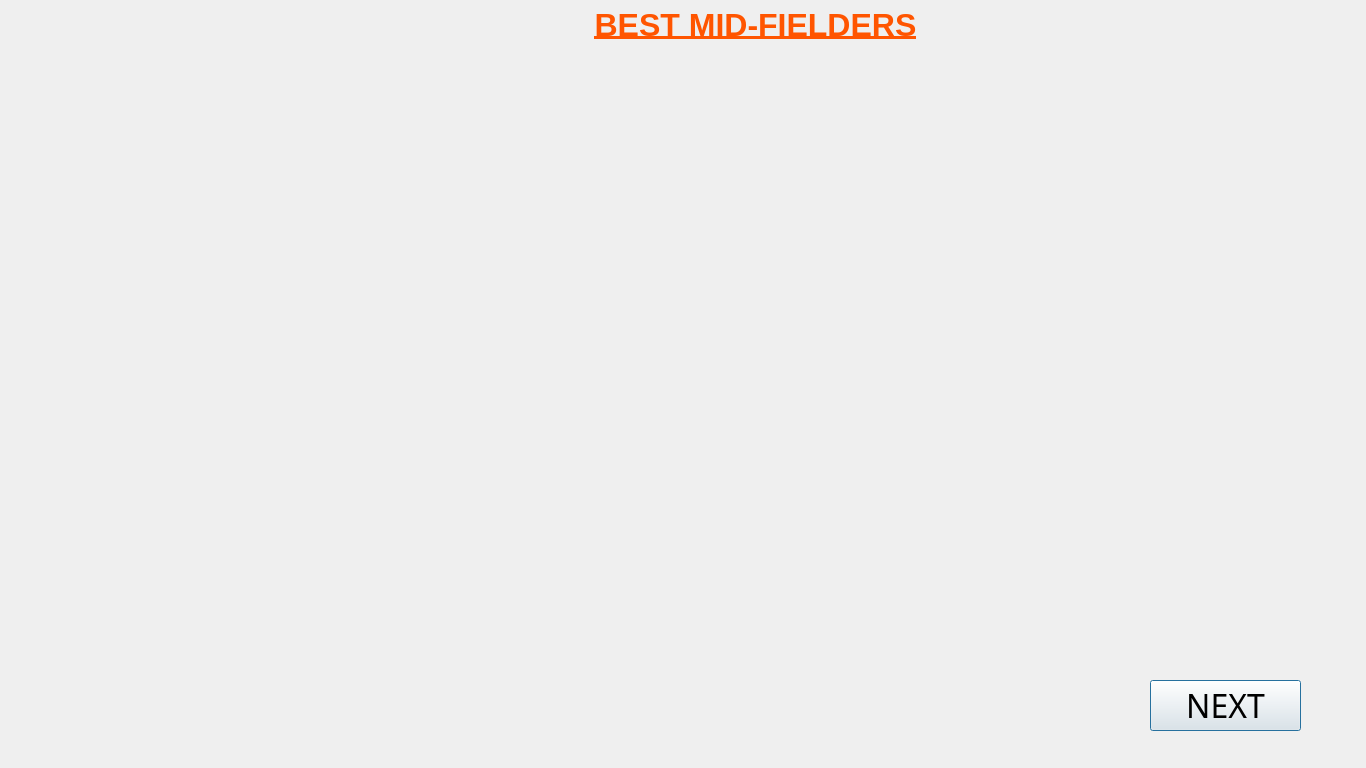
<?xml version="1.0" encoding="UTF-8"?>
<ui version="4.0">
 <class>analysis72</class>
 <widget class="QDialog" name="analysis72">
  <property name="geometry">
   <rect>
    <x>0</x>
    <y>0</y>
    <width>1366</width>
    <height>768</height>
   </rect>
  </property>
  <property name="windowTitle">
   <string>Dialog</string>
  </property>
  <widget class="QLabel" name="background">
   <property name="geometry">
    <rect>
     <x>0</x>
     <y>0</y>
     <width>1366</width>
     <height>768</height>
    </rect>
   </property>
   <property name="text">
    <string/>
   </property>
   <property name="pixmap">
    <pixmap resource="resources.qrc">:/background8.jpg</pixmap>
   </property>
   <property name="scaledContents">
    <bool>true</bool>
   </property>
  </widget>
  <widget class="QLabel" name="heading">
   <property name="geometry">
    <rect>
     <x>450</x>
     <y>-50</y>
     <width>611</width>
     <height>151</height>
    </rect>
   </property>
   <property name="text">
    <string>&lt;html&gt;&lt;head/&gt;&lt;body&gt;&lt;p align=&quot;center&quot;&gt;&lt;span style=&quot; font-size:24pt; font-weight:600; text-decoration: underline; color:#ff5500;&quot;&gt;BEST MID-FIELDERS&lt;/span&gt;&lt;/p&gt;&lt;/body&gt;&lt;/html&gt;</string>
   </property>
  </widget>
  <widget class="QLabel" name="graph1">
   <property name="geometry">
    <rect>
     <x>60</x>
     <y>50</y>
     <width>651</width>
     <height>331</height>
    </rect>
   </property>
   <property name="text">
    <string/>
   </property>
   <property name="pixmap">
    <pixmap resource="resources.qrc">:/complete-fifa-2017-player-dataset-global/Solution/def1.PNG</pixmap>
   </property>
   <property name="scaledContents">
    <bool>true</bool>
   </property>
  </widget>
  <widget class="QLabel" name="graph2">
   <property name="geometry">
    <rect>
     <x>710</x>
     <y>50</y>
     <width>591</width>
     <height>331</height>
    </rect>
   </property>
   <property name="text">
    <string/>
   </property>
   <property name="pixmap">
    <pixmap resource="resources.qrc">:/complete-fifa-2017-player-dataset-global/Solution/df_2.PNG</pixmap>
   </property>
   <property name="scaledContents">
    <bool>true</bool>
   </property>
  </widget>
  <widget class="QLabel" name="graph3">
   <property name="geometry">
    <rect>
     <x>710</x>
     <y>380</y>
     <width>591</width>
     <height>301</height>
    </rect>
   </property>
   <property name="text">
    <string/>
   </property>
   <property name="pixmap">
    <pixmap resource="resources.qrc">:/complete-fifa-2017-player-dataset-global/Solution/df_4.PNG</pixmap>
   </property>
   <property name="scaledContents">
    <bool>true</bool>
   </property>
  </widget>
  <widget class="QLabel" name="graph4">
   <property name="geometry">
    <rect>
     <x>60</x>
     <y>380</y>
     <width>651</width>
     <height>301</height>
    </rect>
   </property>
   <property name="text">
    <string/>
   </property>
   <property name="pixmap">
    <pixmap resource="resources.qrc">:/complete-fifa-2017-player-dataset-global/Solution/df_3.PNG</pixmap>
   </property>
   <property name="scaledContents">
    <bool>true</bool>
   </property>
  </widget>
  <widget class="QPushButton" name="nextButton">
   <property name="geometry">
    <rect>
     <x>1150</x>
     <y>680</y>
     <width>151</width>
     <height>51</height>
    </rect>
   </property>
   <property name="font">
    <font>
     <family>ErgoeBlack</family>
     <pointsize>24</pointsize>
    </font>
   </property>
   <property name="text">
    <string>NEXT</string>
   </property>
  </widget>
 </widget>
 <resources>
  <include location="resources.qrc"/>
 </resources>
 <connections/>
</ui>
